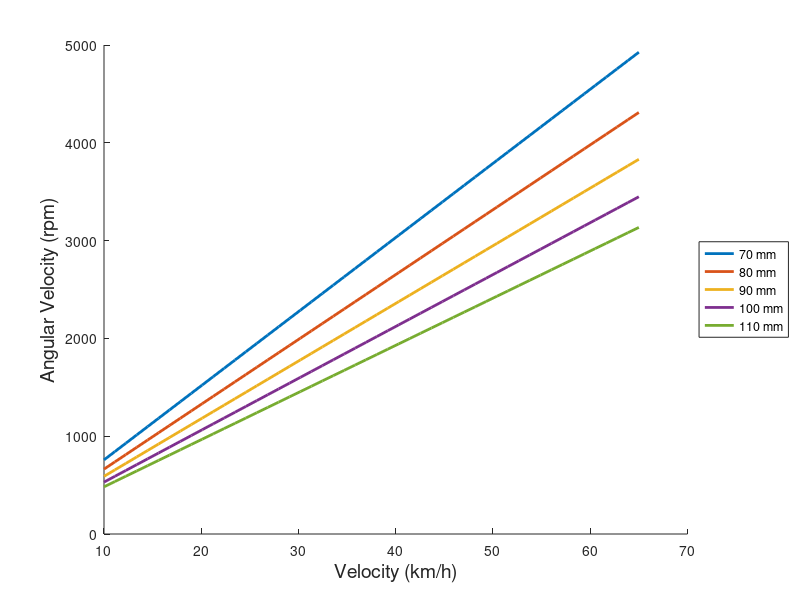
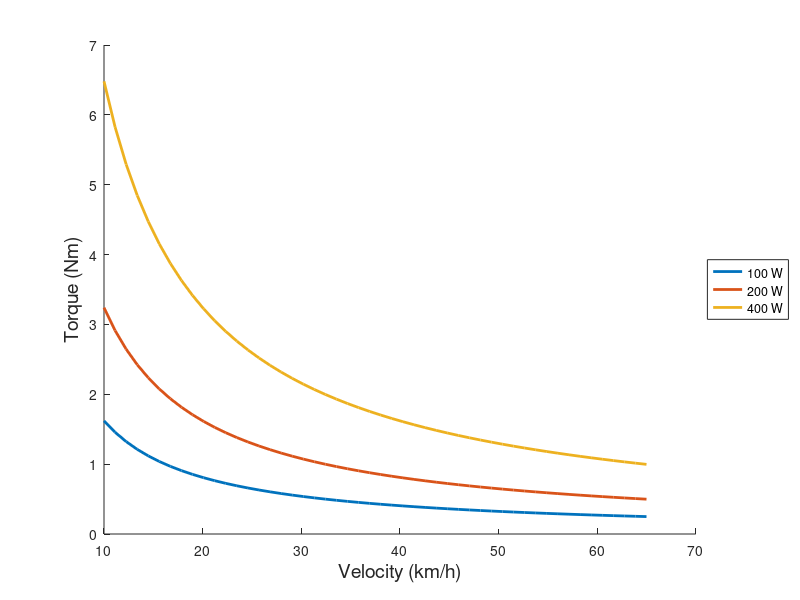

Write the MATLAB code that produced these figures, in order.
% Title: Speed and Torque Calculations
% Auther: DC Eksteen
% Student Number: 22623906
% Contact: 22623906@sun.ac.za
% Date: 2022/09/14
% Version: 1.0

clear;
clc;

% Set constants
figure_linewidth = 2;
figure_fontsize = 14;

% Velocity of Cyclist between 10 km/h and 60 km/h
v = linspace(10,65,50);

% Drum Diameters that were considered:
% 10mm increments between 70mm and 110mm diameter
drum_Diameter = linspace(0.070, 0.110, 5);

% Angular Velocity of the drums: 
drum_Omega = v./((3.6*0.5).*drum_Diameter');
drum_RPM = drum_Omega.*(30/pi);

% Plot output of velocity calculations
% The output gets exported to be included in report!!
% To see output comment the close statement
figure1 = figure;
hold on 
grid off
xlabel('Velocity (km/h)', 'FontSize', figure_fontsize)
ylabel('Angular Velocity (rpm)', 'FontSize', figure_fontsize)
plot(v,drum_RPM(1,:), 'LineWidth', figure_linewidth)
plot(v,drum_RPM(2,:), 'LineWidth', figure_linewidth)
plot(v,drum_RPM(3,:), 'LineWidth', figure_linewidth)
plot(v,drum_RPM(4,:), 'LineWidth', figure_linewidth)
plot(v,drum_RPM(5,:), 'LineWidth', figure_linewidth)
legend('70 mm', '80 mm', '90 mm', '100 mm', '110 mm', ...
    'Location', 'eastoutside')
exportgraphics(figure1, ...
    '..\..\Report\graphics\SpeedCalculations.jpg', ...
    'Resolution', 600)
close(figure1)

% Plot Torque curve for 100 and 200 W
figure2 = figure;
hold on
grid off
plot(v, 100./drum_Omega(3,:), 'LineWidth', figure_linewidth);
plot(v, 200./drum_Omega(3,:), 'LineWidth', figure_linewidth);
plot(v, 400./drum_Omega(3,:), 'LineWidth', figure_linewidth);
xlabel('Velocity (km/h)', 'FontSize', figure_fontsize)
ylabel('Torque (Nm)', 'FontSize', figure_fontsize)
legend('100 W', '200 W', '400 W', ...
    'Location', 'eastoutside')
exportgraphics(figure2, ...
    '..\..\Report\graphics\TorqueCalculations.jpg', ...
    'Resolution', 600)
close(figure2)
